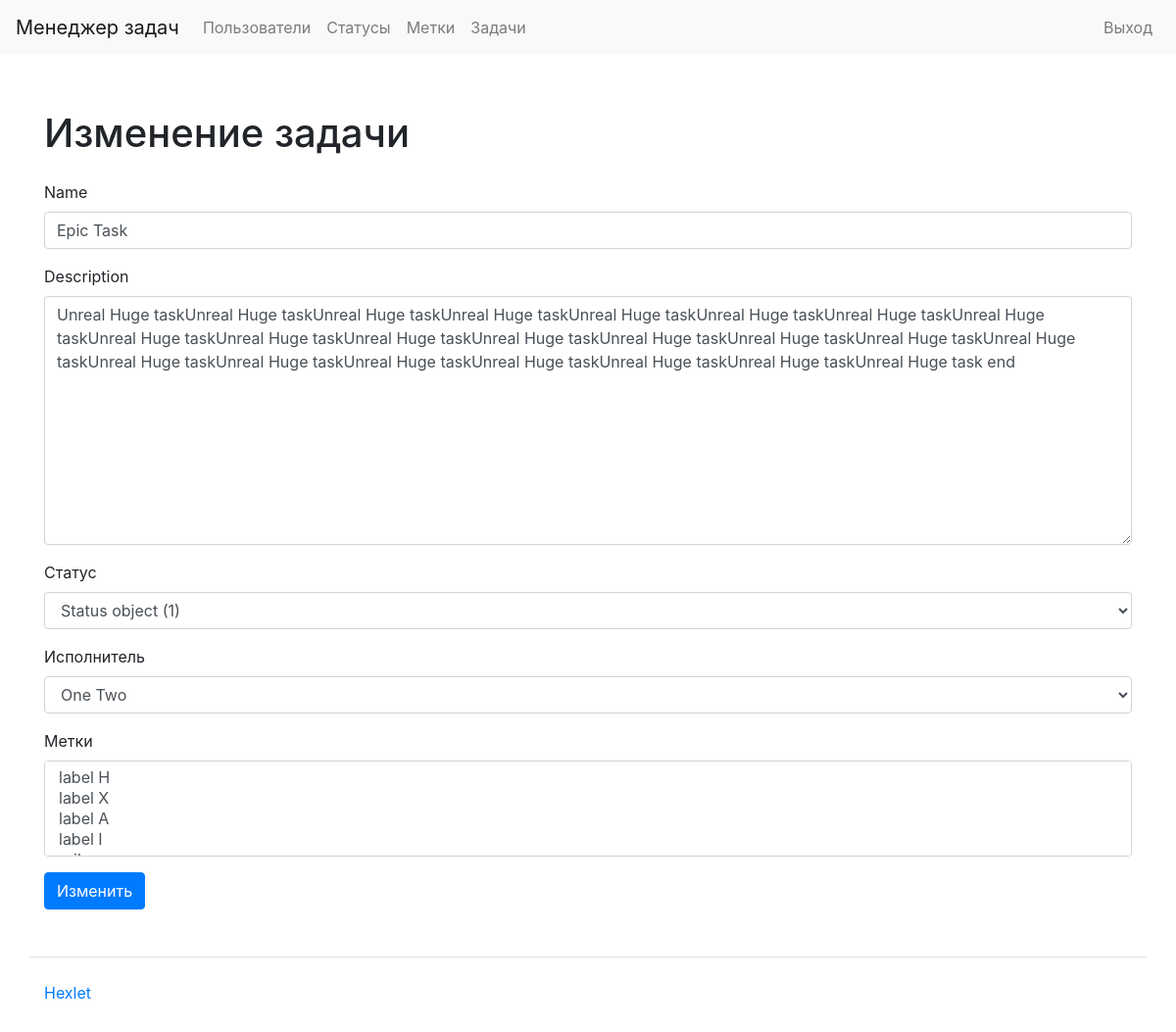
Page /tasks/1/update/ (signed in) on the committed database.
### task_manager/tasks/models.py (models this page shows)
class Task(models.Model):
    name = models.CharField(max_length=50, unique=True)
    description = models.TextField(null=True, blank=True)
    owner = models.ForeignKey(
        CustomUser,
        related_name='owner',
        on_delete=models.PROTECT,
        null=True,
    )
    executor = models.ForeignKey(
        CustomUser,
        related_name='executor',
        on_delete=models.PROTECT,
        null=True,
        verbose_name=_('Executor'),
    )
    status = models.ForeignKey(Status, on_delete=models.PROTECT, null=True,
        verbose_name=_('Status'),
    )
    labels = models.ManyToManyField(
        Label,
        verbose_name=_('Labels'),
    )
    created_at = models.DateTimeField(auto_now_add=True)

### task_manager/labels/models.py (models this page shows)
class Label(models.Model):
    name = models.CharField(max_length=50, unique=True)
    created_at = models.DateTimeField(auto_now_add=True)
    def __str__(self):
        return self.name

### task_manager/tasks/views.py (the view)
# urls.py: path('<int:pk>/update/', views.TasksUpdateView.as_view(), name='tasks_update'),
class TasksUpdateView(CustomUnAuthorizedMixin, UpdateView):
    model = Task
    form_class = TaskForm
    success_url = reverse_lazy('tasks_index')
    template_name = 'tasks/update.html'
    success_message = SUCCESS_UPDATE_MESSAGE

### task_manager/tasks/forms.py
class TaskForm(forms.ModelForm):
    class Meta:
        model = Task
        fields = ['name', 'description', 'status', 'executor', 'labels']

### task_manager/users/models.py (called while the page is built)
    def __str__(self):
        return self.get_full_name()

### task_manager/utils.py (called while the page is built)
    def dispatch(self, request, *args, **kwargs):
        if not request.user.is_authenticated:
            messages.error(
                request, ERROR_AUTH_MESSAGE
            )
            return redirect('login')
        return super().dispatch(request, *args, **kwargs)

### task_manager/templates/tasks/update.html (shortened to what this page needs)
{% extends "index.html" %}
{% load bootstrap4 %}
{% load i18n %}
{% block content %}
<div class="container wrapper flex-grow-1">
    <h1 class="my-4">
        {% trans "Updating task" %}
    </h1>
    <form method="post">
    {% bootstrap_form form %}
    <input class="btn btn-primary" type="submit" value="{% trans 'Update' %}"/>
    </form>
</div>
{% endblock %}

### rows in the picture
Task: name "Epic Task", description "Unreal Huge taskUnreal Huge taskUnreal Huge taskUnreal Huge taskUnreal Huge taskUnreal Huge taskUnreal Huge taskUnreal Huge taskUnreal Huge taskUnreal Huge taskUnreal Huge taskUnreal Huge taskUnreal Huge taskUnreal Huge taskUnreal Huge taskUnreal Huge taskUnreal Huge taskUnreal Huge taskUnreal Huge taskUnreal Huge taskUnreal Huge taskUnreal Huge taskUnreal Huge task end", status "Status object (1)", executor "One Two"
